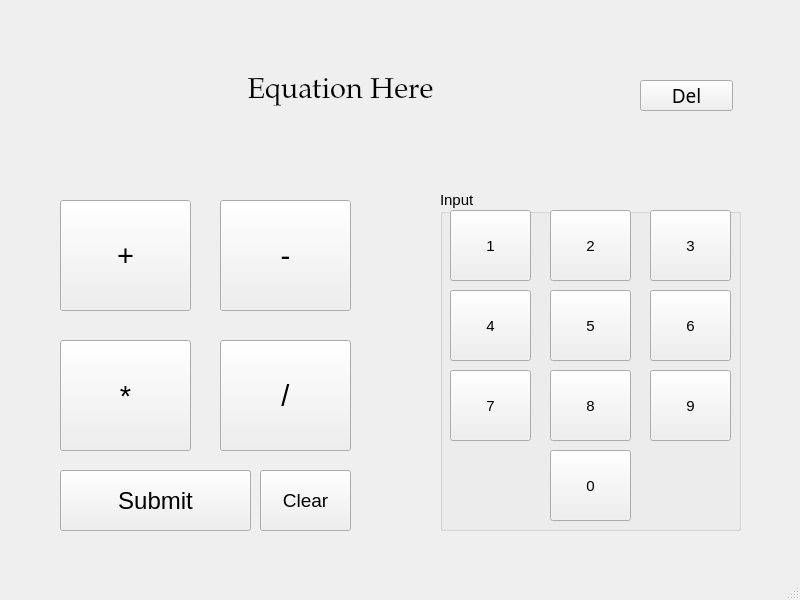
<?xml version="1.0" encoding="UTF-8"?>
<ui version="4.0">
 <class>MainWindow</class>
 <widget class="QMainWindow" name="MainWindow">
  <property name="geometry">
   <rect>
    <x>0</x>
    <y>0</y>
    <width>800</width>
    <height>600</height>
   </rect>
  </property>
  <property name="windowTitle">
   <string>MainWindow</string>
  </property>
  <widget class="QWidget" name="centralwidget">
   <widget class="QLabel" name="equationlabel">
    <property name="geometry">
     <rect>
      <x>50</x>
      <y>60</y>
      <width>581</width>
      <height>61</height>
     </rect>
    </property>
    <property name="font">
     <font>
      <family>Palatino Linotype</family>
      <pointsize>22</pointsize>
     </font>
    </property>
    <property name="text">
     <string>Equation Here</string>
    </property>
    <property name="alignment">
     <set>Qt::AlignCenter</set>
    </property>
   </widget>
   <widget class="QPushButton" name="add_button">
    <property name="geometry">
     <rect>
      <x>60</x>
      <y>200</y>
      <width>131</width>
      <height>111</height>
     </rect>
    </property>
    <property name="font">
     <font>
      <family>MS Sans Serif</family>
      <pointsize>22</pointsize>
     </font>
    </property>
    <property name="text">
     <string>+</string>
    </property>
   </widget>
   <widget class="QPushButton" name="sub_button">
    <property name="geometry">
     <rect>
      <x>220</x>
      <y>200</y>
      <width>131</width>
      <height>111</height>
     </rect>
    </property>
    <property name="font">
     <font>
      <family>MS Sans Serif</family>
      <pointsize>22</pointsize>
     </font>
    </property>
    <property name="text">
     <string>-</string>
    </property>
   </widget>
   <widget class="QPushButton" name="mul_button">
    <property name="geometry">
     <rect>
      <x>60</x>
      <y>340</y>
      <width>131</width>
      <height>111</height>
     </rect>
    </property>
    <property name="font">
     <font>
      <family>MS Sans Serif</family>
      <pointsize>22</pointsize>
     </font>
    </property>
    <property name="text">
     <string>*</string>
    </property>
   </widget>
   <widget class="QPushButton" name="div_button">
    <property name="geometry">
     <rect>
      <x>220</x>
      <y>340</y>
      <width>131</width>
      <height>111</height>
     </rect>
    </property>
    <property name="font">
     <font>
      <family>MS Sans Serif</family>
      <pointsize>22</pointsize>
     </font>
    </property>
    <property name="text">
     <string>/</string>
    </property>
   </widget>
   <widget class="QGroupBox" name="Inputbox">
    <property name="geometry">
     <rect>
      <x>440</x>
      <y>190</y>
      <width>301</width>
      <height>341</height>
     </rect>
    </property>
    <property name="font">
     <font>
      <pointsize>11</pointsize>
     </font>
    </property>
    <property name="title">
     <string>Input</string>
    </property>
    <widget class="QPushButton" name="_1_button">
     <property name="geometry">
      <rect>
       <x>10</x>
       <y>20</y>
       <width>81</width>
       <height>71</height>
      </rect>
     </property>
     <property name="text">
      <string>1</string>
     </property>
    </widget>
    <widget class="QPushButton" name="_2_button">
     <property name="geometry">
      <rect>
       <x>110</x>
       <y>20</y>
       <width>81</width>
       <height>71</height>
      </rect>
     </property>
     <property name="text">
      <string>2</string>
     </property>
    </widget>
    <widget class="QPushButton" name="_3_button">
     <property name="geometry">
      <rect>
       <x>210</x>
       <y>20</y>
       <width>81</width>
       <height>71</height>
      </rect>
     </property>
     <property name="text">
      <string>3</string>
     </property>
    </widget>
    <widget class="QPushButton" name="_4_button">
     <property name="geometry">
      <rect>
       <x>10</x>
       <y>100</y>
       <width>81</width>
       <height>71</height>
      </rect>
     </property>
     <property name="text">
      <string>4</string>
     </property>
    </widget>
    <widget class="QPushButton" name="_7_button">
     <property name="geometry">
      <rect>
       <x>10</x>
       <y>180</y>
       <width>81</width>
       <height>71</height>
      </rect>
     </property>
     <property name="text">
      <string>7</string>
     </property>
    </widget>
    <widget class="QPushButton" name="_5_button">
     <property name="geometry">
      <rect>
       <x>110</x>
       <y>100</y>
       <width>81</width>
       <height>71</height>
      </rect>
     </property>
     <property name="text">
      <string>5</string>
     </property>
    </widget>
    <widget class="QPushButton" name="_6_button">
     <property name="geometry">
      <rect>
       <x>210</x>
       <y>100</y>
       <width>81</width>
       <height>71</height>
      </rect>
     </property>
     <property name="text">
      <string>6</string>
     </property>
    </widget>
    <widget class="QPushButton" name="_8_button">
     <property name="geometry">
      <rect>
       <x>110</x>
       <y>180</y>
       <width>81</width>
       <height>71</height>
      </rect>
     </property>
     <property name="text">
      <string>8</string>
     </property>
    </widget>
    <widget class="QPushButton" name="_9_button">
     <property name="geometry">
      <rect>
       <x>210</x>
       <y>180</y>
       <width>81</width>
       <height>71</height>
      </rect>
     </property>
     <property name="text">
      <string>9</string>
     </property>
    </widget>
    <widget class="QPushButton" name="_0_button">
     <property name="geometry">
      <rect>
       <x>110</x>
       <y>260</y>
       <width>81</width>
       <height>71</height>
      </rect>
     </property>
     <property name="text">
      <string>0</string>
     </property>
    </widget>
   </widget>
   <widget class="QPushButton" name="submit_button">
    <property name="geometry">
     <rect>
      <x>60</x>
      <y>470</y>
      <width>191</width>
      <height>61</height>
     </rect>
    </property>
    <property name="font">
     <font>
      <pointsize>18</pointsize>
     </font>
    </property>
    <property name="text">
     <string>Submit</string>
    </property>
   </widget>
   <widget class="QPushButton" name="delete_button">
    <property name="geometry">
     <rect>
      <x>640</x>
      <y>80</y>
      <width>93</width>
      <height>31</height>
     </rect>
    </property>
    <property name="font">
     <font>
      <family>Rockwell</family>
      <pointsize>14</pointsize>
     </font>
    </property>
    <property name="text">
     <string>Del</string>
    </property>
   </widget>
   <widget class="QPushButton" name="clr_button">
    <property name="geometry">
     <rect>
      <x>260</x>
      <y>470</y>
      <width>91</width>
      <height>61</height>
     </rect>
    </property>
    <property name="font">
     <font>
      <family>MS Shell Dlg 2</family>
      <pointsize>14</pointsize>
     </font>
    </property>
    <property name="text">
     <string>Clear</string>
    </property>
   </widget>
  </widget>
  <widget class="QStatusBar" name="statusbar"/>
 </widget>
 <resources/>
 <connections/>
</ui>
